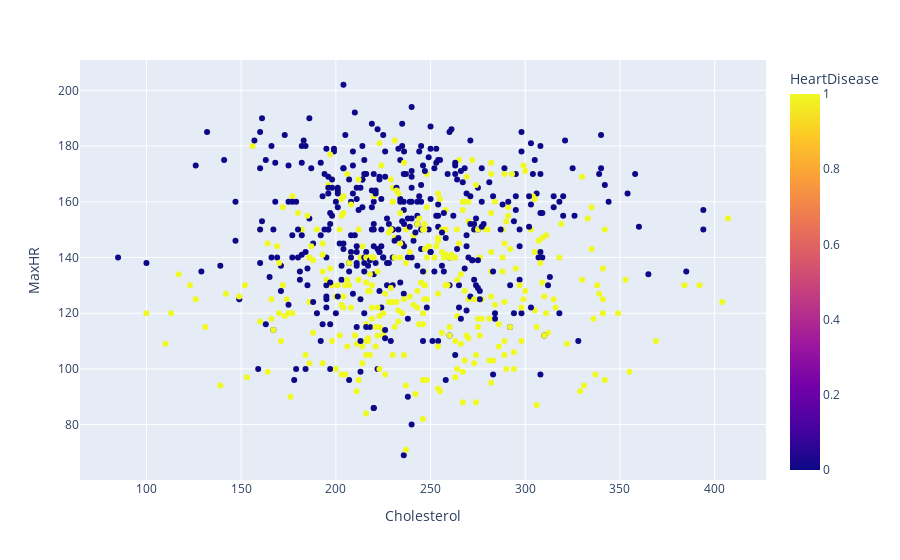

Write notebook code for a chart like this one.
### Code cell
px.scatter(data_frame=df,x="Cholesterol",y="MaxHR",color="HeartDisease")

### Figure 1 — Plotly figure (JSON) as saved in the notebook; plotly's stock layout.template omitted (floating-point values rounded to 4 significant figures; data arrays with more than 128 entries replaced by an {"elided": "..."} marker saying what was removed)
{"data": [{"hovertemplate": "Cholesterol=%{x}<br>MaxHR=%{y}<br>HeartDisease=%{marker.color}<extra></extra>", "legendgroup": "", "marker": {"color": {"elided": "714 int values"}, "coloraxis": "coloraxis", "symbol": "circle"}, "mode": "markers", "name": "", "orientation": "v", "showlegend": false, "type": "scatter", "x": {"elided": "714 float values"}, "xaxis": "x", "y": {"elided": "714 int values"}, "yaxis": "y"}], "layout": {"coloraxis": {"colorbar": {"title": {"text": "HeartDisease"}}, "colorscale": [[0, "#0d0887"], [0.1111, "#46039f"], [0.2222, "#7201a8"], [0.3333, "#9c179e"], [0.4444, "#bd3786"], [0.5556, "#d8576b"], [0.6667, "#ed7953"], [0.7778, "#fb9f3a"], [0.8889, "#fdca26"], [1, "#f0f921"]]}, "legend": {"tracegroupgap": 0}, "margin": {"t": 60}, "xaxis": {"anchor": "y", "domain": [0, 1], "title": {"text": "Cholesterol"}}, "yaxis": {"anchor": "x", "domain": [0, 1], "title": {"text": "MaxHR"}}}}
